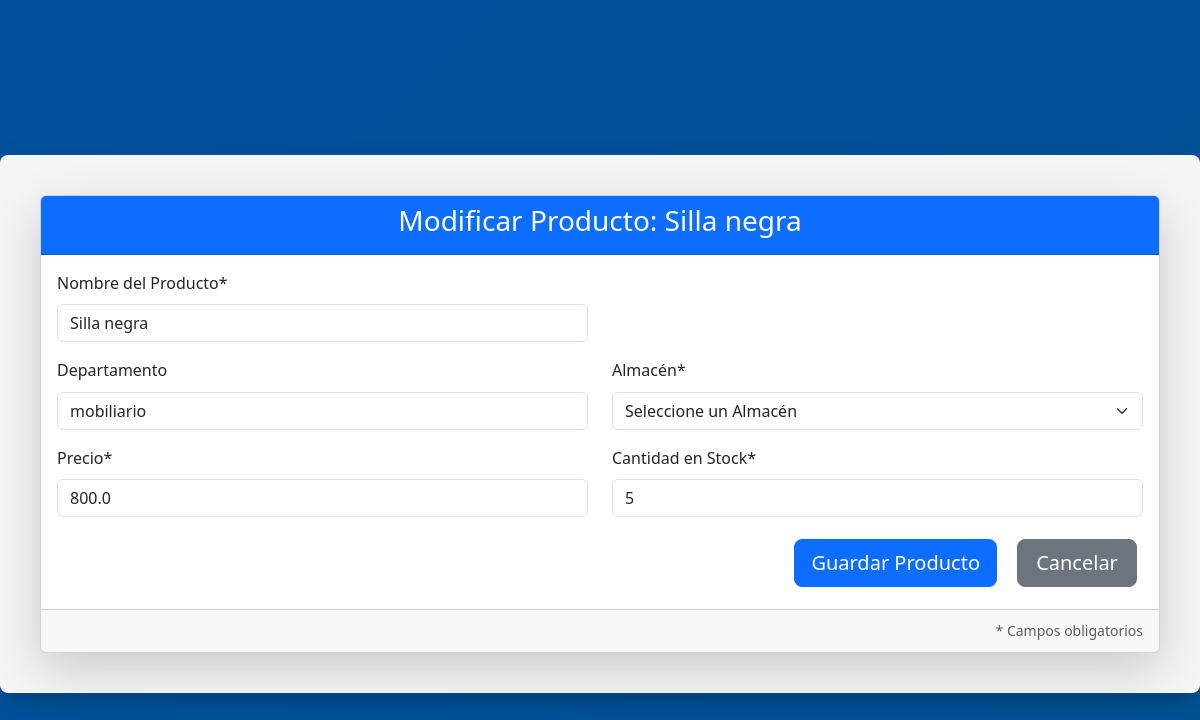
/productos/modificar/3 (signed in), run on the app's committed database.
### tables this page shows
CREATE TABLE "productos" (
	"id"	INTEGER NOT NULL,
	"nombre"	TEXT NOT NULL,
	"precio"	REAL NOT NULL,
	"cantidad"	INTEGER NOT NULL,
	"departamento"	TEXT NOT NULL, almacen INTEGER,
	PRIMARY KEY("id")
);

### app.py (the view, shortened to what this page needs)
@app.route('/productos/modificar/<int:id>', methods=['GET', 'POST'])
@login_requerido
@rol_requerido('PRODUCTOS')  # solo ADMIN o PRODUCTOS pueden modificar
def modificar_producto(id):
    conn = get_db_connection()
    producto = conn.execute('SELECT * FROM productos WHERE id = ?', (id,)).fetchone()
    almacenes_list = conn.execute('SELECT id, nombre FROM almacenes').fetchall()
    if producto is None:
        conn.close()
        flash('Producto no encontrado.', 'danger')
        return redirect(url_for('productos'))
    conn.close()
    return render_template('producto_form.html',
                           form_title=f'Modificar Producto: {producto["nombre"]}',
                           producto=producto,
                           almacenes=almacenes_list)

### app.py (called while the page is built)
def login_requerido(f):
    @wraps(f)
    def decorated_function(*args, **kwargs):
        if 'usuario' not in session:
            flash('Debe iniciar sesión para acceder a esta página', 'warning')
            return redirect(url_for('login'))
        return f(*args, **kwargs)
    return decorated_function

def rol_requerido(rol_permitido):
    def decorator(f):
        @wraps(f)
        def decorated_function(*args, **kwargs):
            if session.get('rol') != rol_permitido and session.get('rol') != 'ADMIN':
                flash('Acceso denegado. Solo el rol de ADMIN o el rol específico pueden realizar esta acción.',
                      'danger')
                return redirect(url_for('inicio'))
            return f(*args, **kwargs)
        return decorated_function
    return decorator

def get_db_connection():
    conn = sqlite3.connect('instance/InventarioBD.db')
    conn.row_factory = sqlite3.Row
    return conn

### templates/producto_form.html (shortened to what this page needs)
<!DOCTYPE html>
<html lang="es">
<head>
    <link href="https://cdn.jsdelivr.net/npm/bootstrap@5.3.3/dist/css/bootstrap.min.css" rel="stylesheet">
    <link rel="stylesheet" href="{{ url_for('static', filename='css/base.css') }}">
    <link rel="stylesheet" href="../static/css/pages/productos.css">
    <link rel="stylesheet" href="../static/css/components/headers.css">
    <link rel="stylesheet" href="../static/css/components/buttons.css">
</head>
<body>
<div class="container mt-5">
    <div class="card shadow-lg">
        <div class="card-header bg-primary text-white text-center">
            <h3>{{ form_title }}</h3>
        </div>
        <div class="card-body">
            <form method="POST" action="">
                <div class="row mb-3">
                    <div class="col-md-6">
                        <label for="nombre" class="form-label">Nombre del Producto*</label>
                        <input type="text" id="nombre" name="nombre" class="form-control"
                               value="{{ producto['nombre'] if producto else '' }}" required>
                    </div>
                </div>
                <div class="row mb-3">
                    <div class="col-md-6">
                        <label for="departamento" class="form-label">Departamento</label>
                        <input type="text" id="departamento" name="departamento" class="form-control"
                               value="{{ producto['departamento'] if producto else '' }}">
                    </div>
                    <div class="col-md-6">
                        <label for="almacen_id" class="form-label">Almacén*</label>
                        <select id="almacen_id" name="almacen_id" class="form-select" required>
                            <option value="">Seleccione un Almacén</option>
                        </select>
                    </div>
                </div>
                <div class="row mb-3">
                    <div class="col-md-6">
                        <label for="precio" class="form-label">Precio*</label>
                        <input type="number" step="0.01" id="precio" name="precio" class="form-control"
                               value="{{ producto['precio'] if producto else '' }}" required>
                    </div>
                    <div class="col-md-6">
                        <label for="cantidad" class="form-label">Cantidad en Stock*</label>
                        <input type="number" id="cantidad" name="cantidad" class="form-control"
                               value="{{ producto['cantidad'] if producto else '' }}" required>
                    </div>
                </div>
                <div class="d-grid gap-2 d-md-flex justify-content-md-end">
                    <button type="submit" class="btn btn-primary btn-lg">Guardar Producto</button>
                    <button type="button" class="btn btn-secondary btn-lg" onclick="window.location.href='{{ url_for('productos') }}'">Cancelar</button>
                </div>
            </form>
        </div>
        <div class="card-footer text-muted text-end">
            <small>* Campos obligatorios</small>
        </div>
    </div>
</div>
</body>
</html>

### static/css/base.css (style rules this page uses)
:root { --azul-unison: #00529e; --azul-oscuro-unison: #015294; --dorado-unison: #f8bb00; --dorado-oscuro-unison: #d99e30; --blanco: #ffffff; --texto-principal: #333333; }
body { background: linear-gradient(135deg, #00529e 0%, #015294 100%); min-height: 100vh; line-height: 1.6; color: var(--azul-oscuro-unison); display: flex; align-items: center; justify-content: center; margin: 0; font-family: 'Segoe UI', Tahoma, Geneva, Verdana, sans-serif; padding: 0; }
.container { background-color: #f5f5f5; border-radius: 8px; padding: 40px; width: 100%; max-width: 1300px; box-shadow: 0 8px 24px rgba(0, 0, 0, 0.2); }

### static/css/components/buttons.css (style rules this page uses)
button, .modify-button, .eliminar-button { padding: 12px 24px; font-size: 16px; min-width: 120px; margin: 6px; border-radius: 4px; cursor: pointer; background-color: var(--azul-oscuro-unison); color: var(--dorado-unison); text-decoration: none; transition: background-color 0.3s ease; font-family: 'Segoe UI', Tahoma, Geneva, Verdana, sans-serif; }

### data on the page
productos: nombre "Silla negra", departamento "mobiliario", precio "800.0", cantidad "5"
